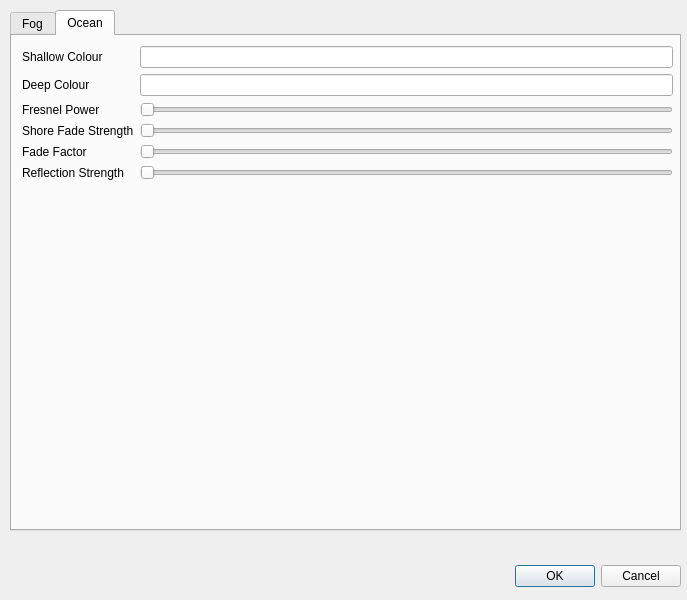
<?xml version="1.0" encoding="UTF-8"?>
<ui version="4.0">
 <class>rendererSettings</class>
 <widget class="QDialog" name="rendererSettings">
  <property name="geometry">
   <rect>
    <x>0</x>
    <y>0</y>
    <width>687</width>
    <height>600</height>
   </rect>
  </property>
  <property name="windowTitle">
   <string>Renderer Settings</string>
  </property>
  <widget class="QWidget" name="layoutWidget">
   <property name="geometry">
    <rect>
     <x>330</x>
     <y>560</y>
     <width>351</width>
     <height>33</height>
    </rect>
   </property>
   <layout class="QHBoxLayout">
    <property name="spacing">
     <number>6</number>
    </property>
    <property name="margin" stdset="0">
     <number>0</number>
    </property>
    <item>
     <spacer>
      <property name="orientation">
       <enum>Qt::Horizontal</enum>
      </property>
      <property name="sizeHint" stdset="0">
       <size>
        <width>131</width>
        <height>31</height>
       </size>
      </property>
     </spacer>
    </item>
    <item>
     <widget class="QPushButton" name="okButton">
      <property name="text">
       <string>OK</string>
      </property>
     </widget>
    </item>
    <item>
     <widget class="QPushButton" name="cancelButton">
      <property name="text">
       <string>Cancel</string>
      </property>
     </widget>
    </item>
   </layout>
  </widget>
  <widget class="QTabWidget" name="renderTabs">
   <property name="geometry">
    <rect>
     <x>10</x>
     <y>10</y>
     <width>671</width>
     <height>521</height>
    </rect>
   </property>
   <property name="currentIndex">
    <number>1</number>
   </property>
   <widget class="QWidget" name="tab_fog">
    <attribute name="title">
     <string>Fog</string>
    </attribute>
   </widget>
   <widget class="QWidget" name="tab_ocean">
    <attribute name="title">
     <string>Ocean</string>
    </attribute>
    <widget class="QWidget" name="formLayoutWidget">
     <property name="geometry">
      <rect>
       <x>10</x>
       <y>10</y>
       <width>651</width>
       <height>481</height>
      </rect>
     </property>
     <layout class="QFormLayout" name="formLayout">
      <item row="0" column="0">
       <widget class="QLabel" name="label">
        <property name="text">
         <string>Shallow Colour</string>
        </property>
       </widget>
      </item>
      <item row="0" column="1">
       <widget class="QLineEdit" name="shallowColour"/>
      </item>
      <item row="1" column="0">
       <widget class="QLabel" name="label_2">
        <property name="text">
         <string>Deep Colour</string>
        </property>
       </widget>
      </item>
      <item row="1" column="1">
       <widget class="QLineEdit" name="deepColour"/>
      </item>
      <item row="2" column="0">
       <widget class="QLabel" name="label_3">
        <property name="text">
         <string>Fresnel Power</string>
        </property>
       </widget>
      </item>
      <item row="2" column="1">
       <widget class="QSlider" name="fresnelPower">
        <property name="maximum">
         <number>9999</number>
        </property>
        <property name="orientation">
         <enum>Qt::Horizontal</enum>
        </property>
       </widget>
      </item>
      <item row="3" column="0">
       <widget class="QLabel" name="label_4">
        <property name="text">
         <string>Shore Fade Strength</string>
        </property>
       </widget>
      </item>
      <item row="3" column="1">
       <widget class="QSlider" name="shoreFadeStrength">
        <property name="maximum">
         <number>9999</number>
        </property>
        <property name="orientation">
         <enum>Qt::Horizontal</enum>
        </property>
       </widget>
      </item>
      <item row="4" column="0">
       <widget class="QLabel" name="label_5">
        <property name="text">
         <string>Fade Factor</string>
        </property>
       </widget>
      </item>
      <item row="4" column="1">
       <widget class="QSlider" name="fadeFactor">
        <property name="maximum">
         <number>9999</number>
        </property>
        <property name="orientation">
         <enum>Qt::Horizontal</enum>
        </property>
       </widget>
      </item>
      <item row="5" column="0">
       <widget class="QLabel" name="label_6">
        <property name="text">
         <string>Reflection Strength</string>
        </property>
       </widget>
      </item>
      <item row="5" column="1">
       <widget class="QSlider" name="reflectionStrength">
        <property name="maximum">
         <number>1000</number>
        </property>
        <property name="orientation">
         <enum>Qt::Horizontal</enum>
        </property>
       </widget>
      </item>
     </layout>
    </widget>
   </widget>
  </widget>
 </widget>
 <resources/>
 <connections>
  <connection>
   <sender>okButton</sender>
   <signal>clicked()</signal>
   <receiver>rendererSettings</receiver>
   <slot>accept()</slot>
   <hints>
    <hint type="sourcelabel">
     <x>278</x>
     <y>253</y>
    </hint>
    <hint type="destinationlabel">
     <x>96</x>
     <y>254</y>
    </hint>
   </hints>
  </connection>
  <connection>
   <sender>cancelButton</sender>
   <signal>clicked()</signal>
   <receiver>rendererSettings</receiver>
   <slot>reject()</slot>
   <hints>
    <hint type="sourcelabel">
     <x>369</x>
     <y>253</y>
    </hint>
    <hint type="destinationlabel">
     <x>179</x>
     <y>282</y>
    </hint>
   </hints>
  </connection>
 </connections>
</ui>
